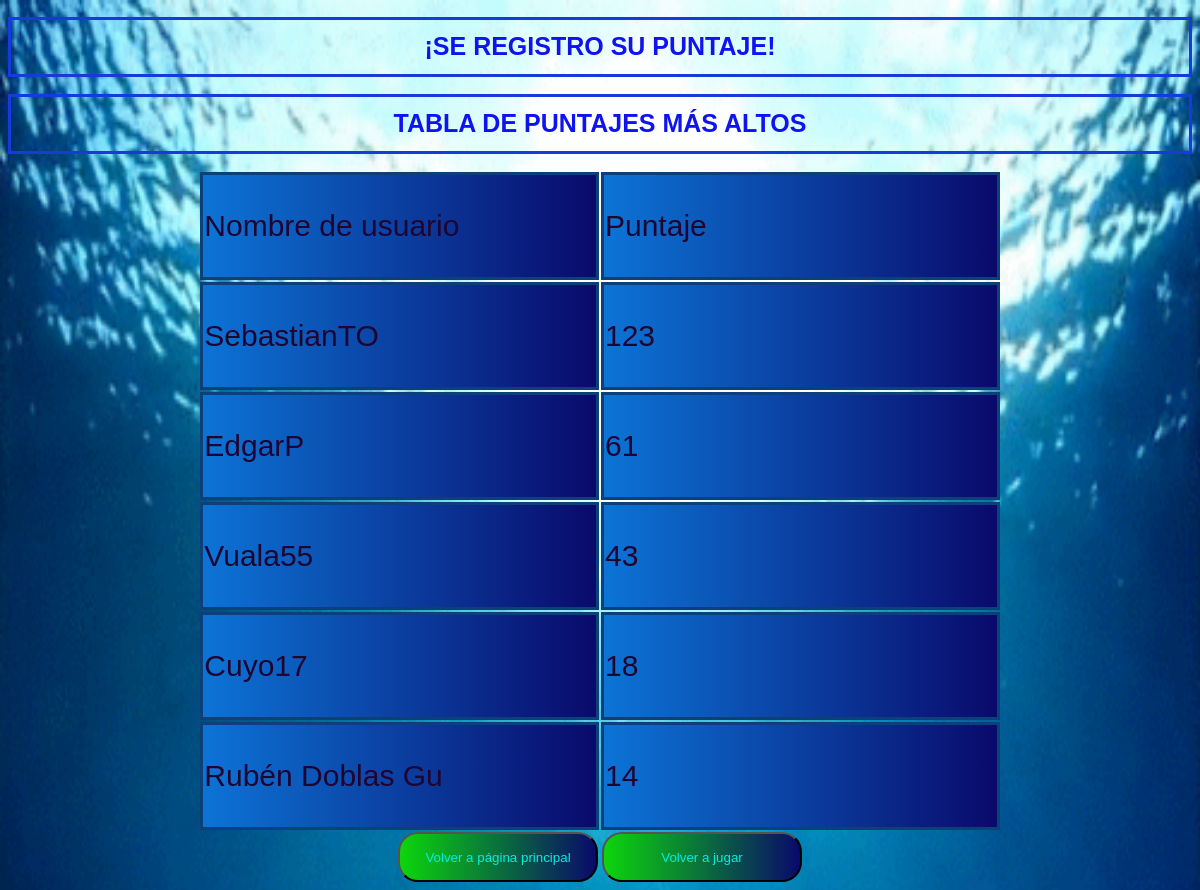
Screenshot of /registropuntajeprimosnl3.php with the database file from the repository.
### tables this page shows
CREATE TABLE `puntajejuegosprimos` (
  `id_juegosprimos` int(10) NOT NULL,
  `id_registro` int(5) NOT NULL,
  `num_primos_pun_nl1` int(10) NOT NULL,
  `num_primos_pun_nl2` int(10) NOT NULL,
  `num_primos_pun_nl3` int(10) NOT NULL
);

CREATE TABLE `registrodecuentas` (
  `id_registro` int(10) NOT NULL,
  `usuario` varchar(15) NOT NULL,
  `id_cargo` int(1) NOT NULL
);

### registropuntajeprimosnl3.php (the view, shortened to what this page needs)
<!DOCTYPE html>
<html lang="en">
<head>
    <link rel="stylesheet" href="registropunpri.css">
</head>
<body >
      <center><h1>¡Se registro su puntaje!</h1>
        <h1>Tabla de puntajes más altos</h1>
    <table>
        <tr>
        <td class=d>Nombre de usuario</td>
        <td class=d>Puntaje</td>
    </tr>
    <?php
    $server = "localhost";
    $db = "fasternumber";
    $user = "root";
    $pass = "1234";
    $connexion = mysqli_connect($server, $user, $pass,$db);
        ?><h1><?php echo "no conecto";?></h1>
        <?php
    mysqli_select_db($connexion, $db) or die("no");
    mysqli_set_charset($connexion, "utf8");
    $instru_SQL = "SELECT registrodecuentas.usuario,puntajejuegosprimos.num_primos_pun_nl3 From registrodecuentas,puntajejuegosprimos where registrodecuentas.id_registro=puntajejuegosprimos.id_registro  order by puntajejuegosprimos.num_primos_pun_nl3  desc ;";
    $re=mysqli_query($connexion,$instru_SQL);
    if($re){
        while($reg=mysqli_fetch_array($re)){
            ?>
        <tr>
        <td class=d><?php echo $nombre=$reg['usuario'];?></td>
        <td class=d><?php echo $contra=$reg['num_primos_pun_nl3'];?></td>
        </tr>
    <?php }
    }
    ?>
    </table>
    <input type=button value="Volver a página principal" class=botones onclick="top.juego.location='bienvenida.html'">
    <input type=button value="Volver a jugar" class=botones onclick="top.juego.location='juegoprimonl3.html'"></center>
</body>
</html>

### registropunpri.css (style rules this page uses)
body { background:url(82FA.gif); background-repeat:no-repeat; background-size:100% 120% ; }
h1 { color:rgb(15, 19, 240); font-size: 25px; font-family:Verdana, Geneva, Tahoma, sans-serif; text-transform: uppercase; padding: 0.5em; border: solid; border-color:rgb(22, 58, 219) ; }
.botones { width: 200px; height: 50px; background-color: rgb(12, 15, 214); color: rgb(5, 236, 224); font-family: Verdana, Geneva, Tahoma, sans-serif; cursor: pointer; border-radius: 20px; text-decoration: none; text-decoration-line: none; background: linear-gradient(to right, rgb(12, 214, 12), rgb(9, 10, 107)); }
.d { background: linear-gradient(to right, rgb(12, 116, 214), rgb(9, 10, 107)); color: rgb(32, 5, 49); border: solid; font-family: Arial, Helvetica, sans-serif; border-color: rgb(13, 63, 121); width: 33%; height: 100px; font-size: 30px; }

### rows the page displays
puntajejuegosprimos: id_registro.usuario "SebastianTO", num_primos_pun_nl3 "123"
puntajejuegosprimos: id_registro.usuario "EdgarP", num_primos_pun_nl3 "61"
puntajejuegosprimos: id_registro.usuario "Vuala55", num_primos_pun_nl3 "43"
puntajejuegosprimos: id_registro.usuario "Cuyo17", num_primos_pun_nl3 "18"
puntajejuegosprimos: id_registro.usuario "Rubén Doblas Gu", num_primos_pun_nl3 "14"
